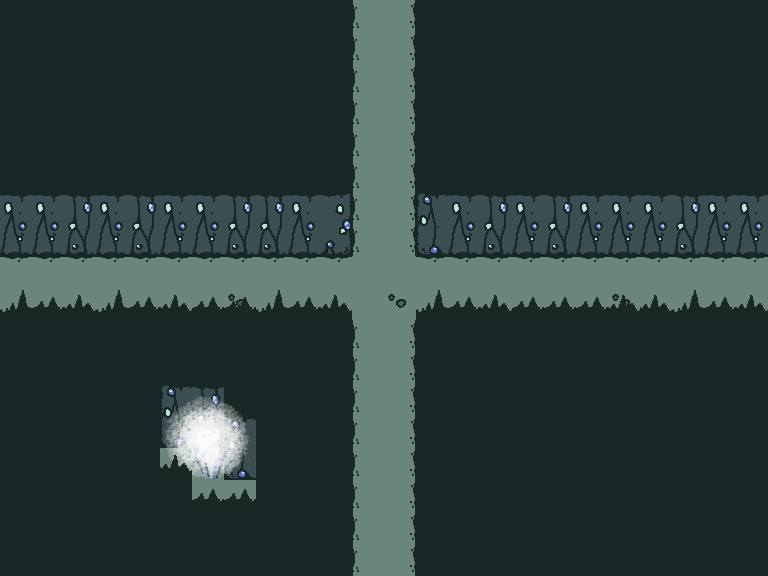

This game map was drawn from its Tiled (.tmx) file and the tilesets committed beside it. A one-line description and the trimmed map source follow:
An orthogonal 24x18 tile map with 32x32 px tiles, 5 tile layers (FLOOR, MIDDLE, ABOVE, LIGHT, ...), 3 tilesets and 13 objects (3x mote, stone, return, west, north, ...).

<map version="1.2" tiledversion="1.2.0" orientation="orthogonal" renderorder="right-down" width="24" height="18" tilewidth="32" tileheight="32" infinite="0" nextlayerid="20" nextobjectid="325">
 <tileset firstgid="1" source="tilesets/objects.tsx" />
 <tileset firstgid="9" source="tilesets/depths.tsx" />
 <tileset firstgid="73" source="tilesets/light.tsx" />
 <layer id="15" name="FLOOR" width="24" height="18">
  <data>[432 cells, 432 non-empty, 14 distinct tile ids]</data>
 </layer>
 <layer id="16" name="MIDDLE" width="24" height="18">
  <data>[432 cells, 1 non-empty, 1 distinct tile ids]</data>
 </layer>
 <layer id="17" name="ABOVE" width="24" height="18">
  <data>[432 cells, 1 non-empty, 1 distinct tile ids]</data>
 </layer>
 <layer id="18" name="LIGHT" width="24" height="18">
  <data>[432 cells, 9 non-empty, 9 distinct tile ids]</data>
 </layer>
 <layer id="19" name="OVERHEAD" width="24" height="18">
  <data>[432 cells, 322 non-empty, 4 distinct tile ids]</data>
 </layer>
 <objectgroup color="#32e3c6" id="6" name="TERRAIN" visible="0" opacity="0.55">
  <object id="321" name="stone" x="0" y="0" width="768" height="576" />
 </objectgroup>
 <objectgroup id="5" name="SLOPES" />
 <objectgroup color="#50734a" id="7" name="COLLISION" opacity="0.5">
  <object id="316" x="0" y="0" width="352" height="256" />
  <object id="317" x="416" y="0" width="352" height="256" />
  <object id="318" x="0" y="320" width="352" height="256" />
  <object id="319" x="416" y="320" width="352" height="256" />
 </objectgroup>
 <objectgroup id="8" name="ENTITIES" opacity="0.64">
  <object id="277" name="return" gid="6" x="352" y="576" width="64" height="24">
   <properties>
    <property name="DEST" value="UNDERSHRINE,18,21" />
    <property name="TYPE" value="PORTAL" />
   </properties>
  </object>
  <object id="284" name="west" gid="6" x="0" y="320" width="24" height="64">
   <properties>
    <property name="ID" value="WEST" />
    <property name="TYPE" value="ANSWER" />
   </properties>
  </object>
  <object id="314" name="north" gid="6" x="352" y="24" width="64" height="24">
   <properties>
    <property name="ID" value="NORTH" />
    <property name="TYPE" value="ANSWER" />
   </properties>
  </object>
  <object id="315" name="east" gid="6" x="744" y="320" width="24" height="64">
   <properties>
    <property name="ID" value="EAST" />
    <property name="TYPE" value="ANSWER" />
   </properties>
  </object>
  <object id="320" name="question" gid="8" x="352" y="320" width="64" height="64">
   <properties>
    <property name="TYPE" value="QUESTION_TRIGGER" />
   </properties>
  </object>
  <object id="322" name="mote" gid="5" x="-48" y="0" width="32" height="32">
   <properties>
    <property name="DURATION" value="2000" />
    <property name="GRAPHIC" value="mote" />
    <property name="INTERVAL" value="900" />
    <property name="TYPE" value="emitter" />
   </properties>
  </object>
  <object id="323" name="mote" gid="5" x="-144" y="264" width="32" height="32">
   <properties>
    <property name="DURATION" value="2000" />
    <property name="GRAPHIC" value="mote" />
    <property name="INTERVAL" value="700" />
    <property name="TYPE" value="emitter" />
   </properties>
  </object>
  <object id="324" name="mote" gid="5" x="248" y="-16" width="32" height="32">
   <properties>
    <property name="DURATION" value="2000" />
    <property name="GRAPHIC" value="mote" />
    <property name="INTERVAL" value="800" />
    <property name="TYPE" value="emitter" />
   </properties>
  </object>
 </objectgroup>
</map>
